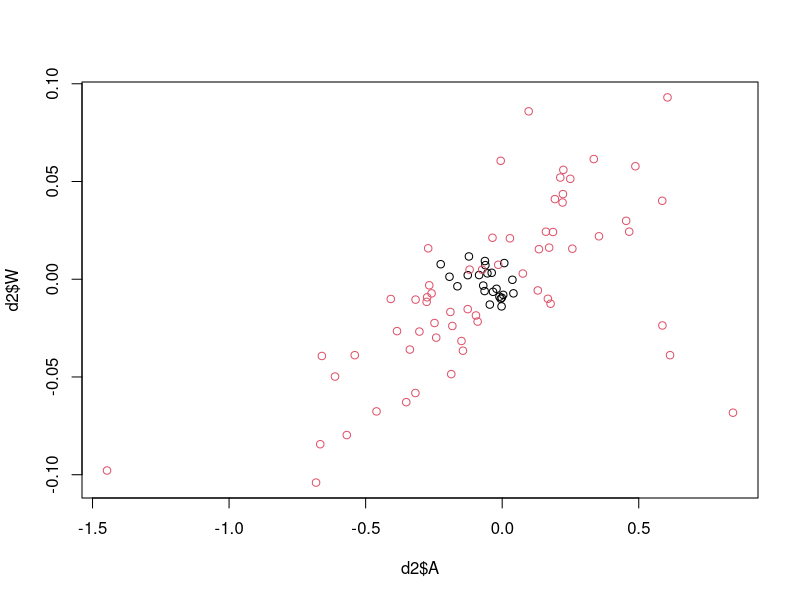
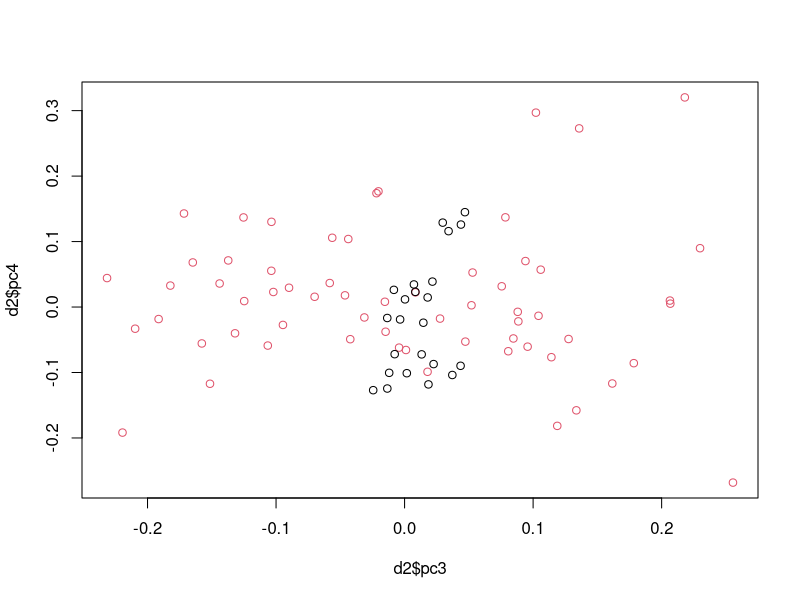
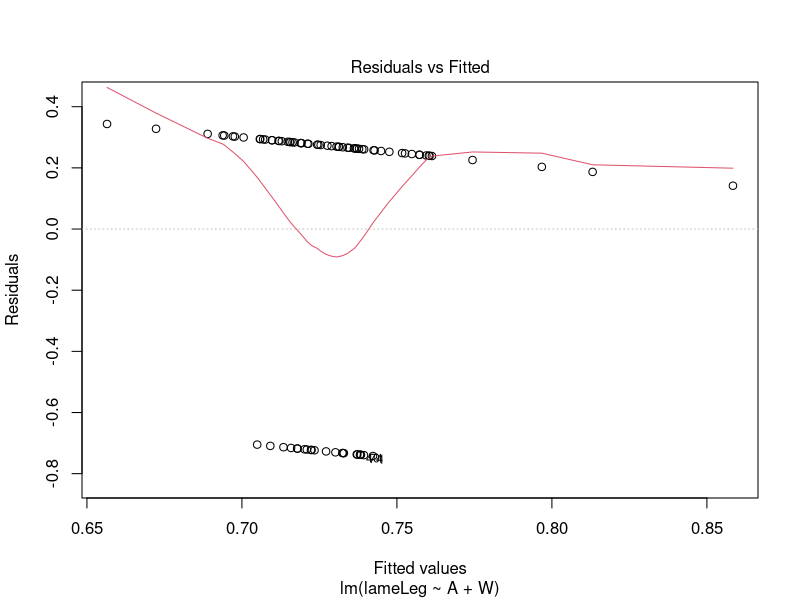
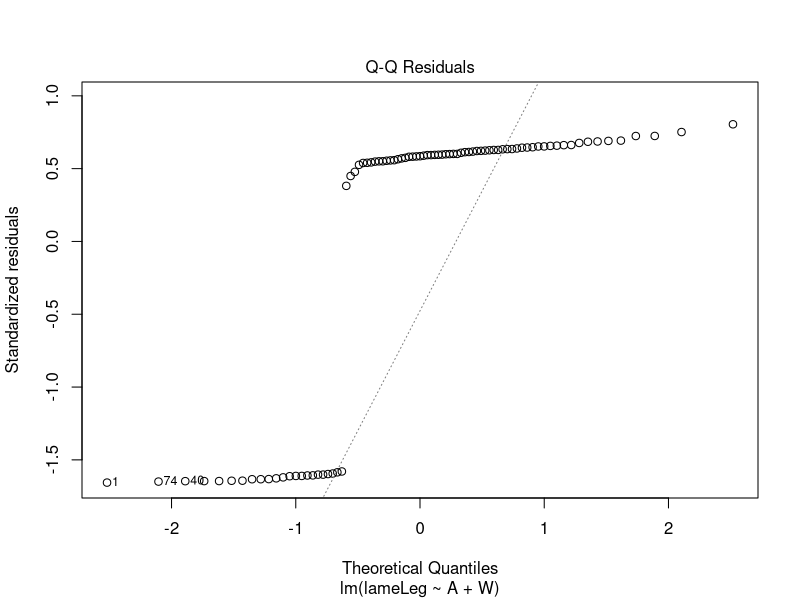
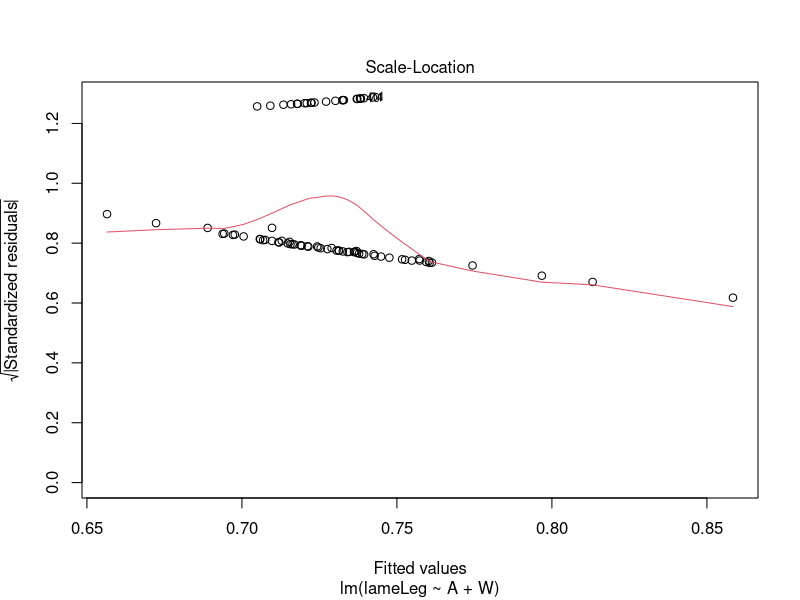
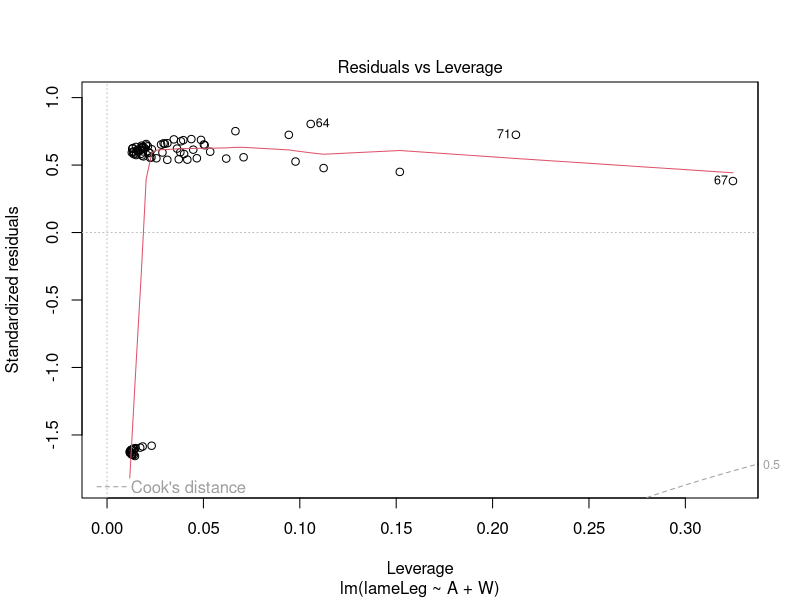
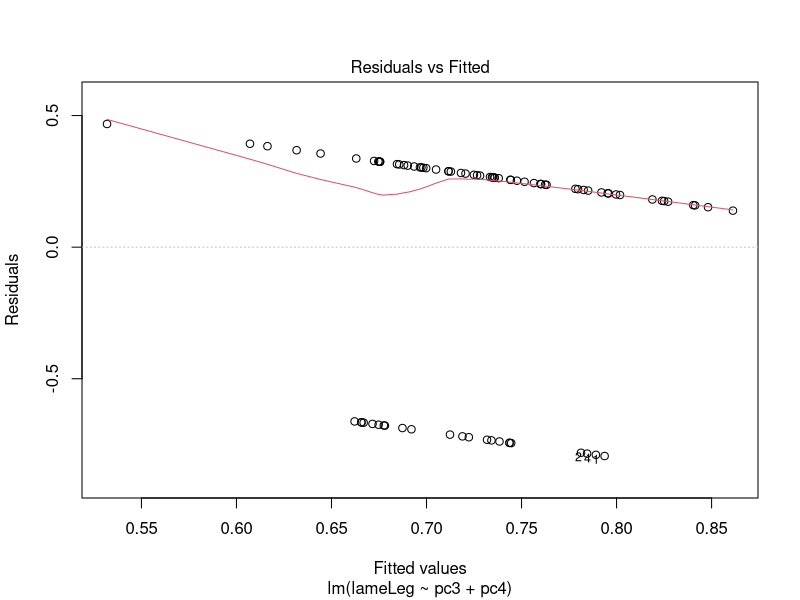
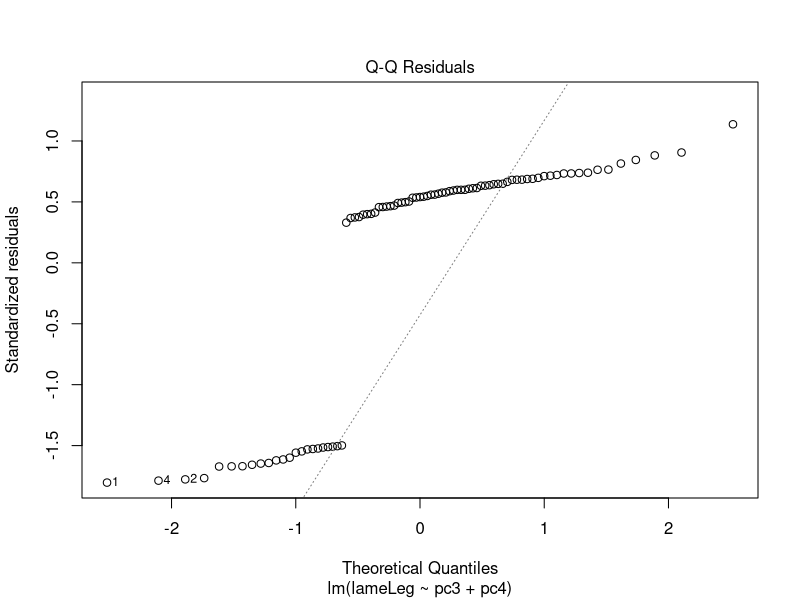

Write the R code that produced these figures, in order.
setwd("/Users/frederikravnborg/Library/CloudStorage/OneDrive-DanmarksTekniskeUniversitet/DTU-Frederik’s MacBook Pro/ProjStat/Project, Group/ProjStat")
(d <- read.table("horse_data23.txt", header=TRUE, as.is=TRUE))

#### Initial Plots ####



#### Goal 1 ####
(H <- as.factor(d$horse))
# If horse has a significant effect on A
fit <- lm(d$A ~ H); anova(fit)

# If horse has a significant effect on S
fit <- lm(d$S ~ H); anova(fit)

# If horse has a significant effect on W
fit <- lm(d$W ~ H); anova(fit)

#### Goal 2 ####
d2 <- d
for (i in 1:dim(d)[1]){
  if (d2$lameLeg[i] == "none"){d2$lameLeg[i] <- (0)}
  else {d2$lameLeg[i] <- (1)}
}

plot(d2$A, d2$W, col=as.factor(d2$lameLeg))
plot(d2$pc3, d2$pc4, col=as.factor(d2$lameLeg))
d2$lameLeg

# Binary classification (A/W)
fitAW <- lm(lameLeg ~ A + W, data=d2)
summary(fitAW)
plot(fitAW)

# Binary classification (PC3/PC4)
fitPC <- lm(lameLeg ~ pc3 + pc4, data=d2)
summary(fitPC)
plot(fitPC)


plot(subset(d2, lameLeg == 1)$A, pch=19, col="red", ylab="A", main="Symmetry score A")
points(subset(d2, lameLeg == 0)$A, pch=19, col="blue")
legend("topleft",legend=c("Some lameness", "No lameness"),
       col=c("red", "blue"), pch=19:19, cex=0.8)

plot(subset(d2, lameLeg == 1)$S, pch=19, col="red", ylab="S", main="Symmetry score S")
points(subset(d2, lameLeg == 0)$S, pch=19, col="blue")
legend("topleft",legend=c("Some lameness", "No lameness"),
       col=c("red", "blue"), pch=19:19, cex=0.8)

plot(subset(d2, lameLeg == 1)$W, pch=19, col="red", ylab="W", main="Symmetry score W")
points(subset(d2, lameLeg == 0)$W, pch=19, col="blue")
legend("topleft",legend=c("Some lameness", "No lameness"),
       col=c("red", "blue"), pch=19:19, cex=0.8)


length(subset(d2, lameLeg == 0)$A)
length(subset(d2, lameLeg == 1)$A)

?plot
plot(as.factor(subset(d2, lameLeg == 1)$horse))
plot(as.factor(subset(d2, lameLeg == 0)$horse))

subset(d2, horse == "B1")$lameLeg


plotd <- d
plotd$A <- round(plotd$A,2)
plotd$S <- round(plotd$S,2)
plotd$W <- round(plotd$W,2)
plotd$pc1 <- round(plotd$pc1,2)
plotd$pc2 <- round(plotd$pc2,2)
plotd$pc3 <- round(plotd$pc3,2)
plotd$pc4 <- round(plotd$pc4,2)

(nLame <- dim( (subset(d2, lameLeg == 1)) )[1])
(nNone <- dim( (subset(d2, lameLeg == 0)) )[1])
(ratio <- nLame / (nLame+nNone))



#### KNN - initialize ####

# Import packages
library(e1071)
library(caTools)
library(class)
library(caret)

# Define data
d <- read.table("horse_data23.txt", header=TRUE, as.is=TRUE)
d$lameLeg <- as.factor(d$lameLeg)
AW <- d[ , c("lameLeg", "A", "W")]
PC <- d[ , c("lameLeg", "pc3", "pc4")]
AWPC <- d[ , c("lameLeg", "A", "W", "pc3", "pc4")]

#### Using A and W ####

# Find optimal K
train.control <- trainControl(method  = "LOOCV")
(fit <- train(lameLeg~ .,
             method     = "knn",
             tuneGrid   = expand.grid(k = 1:20),
             trControl  = train.control,
             metric     = "Accuracy",
             data       = AW))
qplot(fit$results$k,fit$results$Accuracy,geom = "line",
      xlab = "k", ylab = "Accuracy")

n <- 85
accAW <- replicate(n, NA)
guess = replicate(n,NA)
for (i in 1:85){
    # create indexes for train and test
    testix <- replicate(n, FALSE)
    testix[i] <- TRUE
    trainix <- testix == FALSE
    traincl <- AW[trainix,][,1] # train classes
    trainD <- AW[trainix,][, 2:3]
    testD <- AW[testix,][, 2:3]
    classifier <- knn(train=trainD, test=testD, cl = traincl, k = 5)
    guess[i] <- as.character(classifier)
    accAW[i] <- sum(classifier == d$lameLeg[i])
}
accAW
guess = as.factor(guess)
mean(accAW)
(cm <- table(d$lameLeg, guess))

#### Using PC3 and PC4 ####

# Find optimal K
train.control <- trainControl(method  = "LOOCV")
(fit <- train(lameLeg~ .,
              method     = "knn",
              tuneGrid   = expand.grid(k = 1:20),
              trControl  = train.control,
              metric     = "Accuracy",
              data       = PC))
qplot(fit$results$k,fit$results$Accuracy,geom = "line",
      xlab = "k", ylab = "Accuracy")

n <- 85
accPC <- replicate(n, NA)
guess = replicate(n,NA)
for (i in 1:85){
  # create indexes for train and test
  testix <- replicate(n, FALSE)
  testix[i] <- TRUE
  trainix <- testix == FALSE
  traincl <- PC[trainix,][,1] # train classes
  trainD <- PC[trainix,][, 2:3]
  testD <- PC[testix,][, 2:3]
  classifier <- knn(train=trainD, test=testD, cl = traincl, k = 5)
  guess[i] <- as.character(classifier)
  accPC[i] <- sum(classifier == d$lameLeg[i])
}
accPC
guess = as.factor(guess)
mean(accPC)
(cm <- table(d$lameLeg, guess))


#### Using A, W, PC3 and PC4 ####

# Find optimal K
train.control <- trainControl(method  = "LOOCV")
(fit <- train(lameLeg~ .,
              method     = "knn",
              tuneGrid   = expand.grid(k = 1:20),
              trControl  = train.control,
              metric     = "Accuracy",
              data       = AWPC))
qplot(fit$results$k,fit$results$Accuracy,geom = "line",
      xlab = "k", ylab = "Accuracy")

n <- 85
accAWPC <- replicate(n, NA)
guess = replicate(n,NA)
for (i in 1:85){
  # create indexes for train and test
  testix <- replicate(n, FALSE)
  testix[i] <- TRUE
  trainix <- testix == FALSE
  traincl <- AWPC[trainix,][,1] # train classes
  trainD <- AWPC[trainix,][, 2:5]
  testD <- AWPC[testix,][, 2:5]
  classifier <- knn(train=trainD, test=testD, cl = traincl, k = 3)
  guess[i] <- as.character(classifier)
  accAWPC[i] <- sum(classifier == d$lameLeg[i])
}
accAWPC
guess = as.factor(guess)
mean(accAWPC)
(cm <- table(d$lameLeg, guess))


#### Make Diagonal ####

# Collapse diagonals in data
d <- read.table("horse_data23.txt", header=TRUE, as.is=TRUE)
dDia <- d
for (i in 1:85){
  if(dDia$lameLeg[i] == "right:fore" || dDia$lameLeg[i] == "left:hind"){
    dDia$lameLeg[i] <- "rflh"}
  else if (dDia$lameLeg[i] == "left:fore" || dDia$lameLeg[i] == "right:hind"){
    dDia$lameLeg[i] <- "lfrh"}
    }
dDia$lameLeg <- as.factor(dDia$lameLeg)

# Extract desired features
AW <- dDia[ , c("lameLeg", "A", "W")]
PC <- dDia[ , c("lameLeg", "pc3", "pc4")]
AWPC <- dDia[ , c("lameLeg", "A", "W", "pc3", "pc4")]

#### Diagonal A and W ####

# Find optimal K
train.control <- trainControl(method  = "LOOCV")
(fit <- train(lameLeg~ .,
              method     = "knn",
              tuneGrid   = expand.grid(k = 1:20),
              trControl  = train.control,
              metric     = "Accuracy",
              data       = AW))
qplot(fit$results$k,fit$results$Accuracy,geom = "line",
      xlab = "k", ylab = "Accuracy")

n <- 85
accDAW <- replicate(n, NA)
guess = replicate(n,NA)
for (i in 1:85){
  # create indexes for train and test
  testix <- replicate(n, FALSE)
  testix[i] <- TRUE
  trainix <- testix == FALSE
  traincl <- AW[trainix,][,1] # train classes
  trainD <- AW[trainix,][, 2:3]
  testD <- AW[testix,][, 2:3]
  classifier <- knn(train=trainD, test=testD, cl = traincl, k = 6)
  guess[i] <- as.character(classifier)
  accDAW[i] <- sum(classifier == dDia$lameLeg[i])
}
accDAW
guess = as.factor(guess)
mean(accDAW)
(cm <- table(d$lameLeg, guess))

#### Diagonal PC3 and PC4 ####

# Find optimal K
train.control <- trainControl(method  = "LOOCV")
(fit <- train(lameLeg~ .,
              method     = "knn",
              tuneGrid   = expand.grid(k = 1:20),
              trControl  = train.control,
              metric     = "Accuracy",
              data       = PC))
qplot(fit$results$k,fit$results$Accuracy,geom = "line",
      xlab = "k", ylab = "Accuracy")

n <- 85
accDPC <- replicate(n, NA)
guess = replicate(n,NA)
for (i in 1:85){
  # create indexes for train and test
  testix <- replicate(n, FALSE)
  testix[i] <- TRUE
  trainix <- testix == FALSE
  traincl <- PC[trainix,][,1] # train classes
  trainD <- PC[trainix,][, 2:3]
  testD <- PC[testix,][, 2:3]
  classifier <- knn(train=trainD, test=testD, cl = traincl, k = 5)
  guess[i] <- as.character(classifier)
  accDPC[i] <- sum(classifier == dDia$lameLeg[i])
}
accDPC
guess = as.factor(guess)
mean(accDPC)
(cm <- table(d$lameLeg, guess))


#### Diagonal A, W, PC3 and PC4 ####

# Find optimal K
train.control <- trainControl(method  = "LOOCV")
(fit <- train(lameLeg~ .,
              method     = "knn",
              tuneGrid   = expand.grid(k = 1:20),
              trControl  = train.control,
              metric     = "Accuracy",
              data       = AWPC))
qplot(fit$results$k,fit$results$Accuracy,geom = "line",
      xlab = "k", ylab = "Accuracy")

n <- 85
accDAWPC <- replicate(n, NA)
guess = replicate(n,NA)
for (i in 1:85){
  # create indexes for train and test
  testix <- replicate(n, FALSE)
  testix[i] <- TRUE
  trainix <- testix == FALSE
  traincl <- AWPC[trainix,][,1] # train classes
  trainD <- AWPC[trainix,][, 2:5]
  testD <- AWPC[testix,][, 2:5]
  classifier <- knn(train=trainD, test=testD, cl = traincl, k = 3)
  guess[i] <- as.character(classifier)
  accDAWPC[i] <- sum(classifier == dDia$lameLeg[i])
}
accDAWPC
guess = as.factor(guess)
mean(accDAWPC)
(cm <- table(d$lameLeg, guess))










#### McNemar ####

# General contingency table
(Performance <- matrix(c("f11", "f01", "f10", "f00"),
         nrow = 2,
         dimnames = list("1st Model" = c("Correct", "Wrong"),
                         "2nd Model" = c("Correct", "Wrong"))))

accAW
accPC
accAWPC
accDAW
accDPC
accDAWPC

# function to create f11, f01, f10, f00
f <- function(x,y){
  f11 <- 0; f01 <- 0; f10 <- 0; f00 <- 0;
  for (i in 1:length(x)){
    if      (x[i] == 1 & y[i] == 1){f11 <- f11+1}
    else if (x[i] == 0 & y[i] == 1){f01 <- f01+1}
    else if (x[i] == 1 & y[i] == 0){f10 <- f10+1}
    else if (x[i] == 0 & y[i] == 0){f00 <- f00+1}}
  matrix(c(f11, f01, f10, f00),
         nrow = 2,
         dimnames = list("1st Model" = c("Correct", "Wrong"),
                         "2nd Model" = c("Correct", "Wrong")))}

A <- cbind(accAW,accPC,accAWPC,accDAW,accDPC,accDAWPC)

# Uden adjustment
(mcMat <- data.frame(matrix(ncol = 6, nrow = 6)))
colnames(mcMat) <- c("AW","PC","AWPC","DAW","DPC","DAWPC")
for (i in 1:6){
  for (j in i:6){ if(i != j){
    mcMat[i,j] <- mcnemar.test(f(A[,i], A[,j]))[3]
  }}
}
signif(mcMat,2)
round(mcMat,4)
 
# Med adjustment
(mcMat <- data.frame(matrix(ncol = 6, nrow = 6)))
colnames(mcMat) <- c("AW","PC","AWPC","DAW","DPC","DAWPC")
for (i in 1:6){
  for (j in i:6){ if(i != j){
    mcMat[i,j] <- p.adjust(mcnemar.test(f(A[,i], A[,j]))[3], method="BH", n=5)
  }}
}
mcMat


#### McNemar Decision Tree ####
(CT <- t(read.table("CT_res.csv", sep=",", header = FALSE)))
(CTD <- t(read.table("CT_collapsed_res.csv", sep=",", header = FALSE)))
A <- cbind(accAW,accPC,accAWPC,accDAW,accDPC,accDAWPC, CT[,1], CT[,2], CT[,3], CTD[,1], CTD[,2], CTD[,3])

# With p-adjustment (just Tree)
(mcMat <- data.frame(matrix(ncol = 6, nrow = 6)))
colnames(mcMat) <- c("AW","PC","AWPC","DAW","DPC","DAWPC")
for (i in 7:12){
  for (j in i:12){ if(i != j){
    mcMat[i-6,j-6] <- p.adjust(mcnemar.test(f(A[,i], A[,j]))[3], method="BH", n=5)
  }}
}
mcNemar_pvalues_Tree <- mcMat

#### McNemar both models ####
# With p-adjustment (just Tree)
(mcMat <- data.frame(matrix(ncol = 12, nrow = 12)))
colnames(mcMat) <- c("kAW","kPC","kAWPC","kDAW","kDPC","kDAWPC","tAW","tPC","tAWPC","tDAW","tDPC","tDAWPC")
for (i in 1:12){
  for (j in i:12){ if(i != j){
    mcMat[i,j] <- p.adjust(mcnemar.test(f(A[,i], A[,j]))[3], method="BH", n=11)
  }}
}
mcNemar_pvalues_Both <- mcMat
